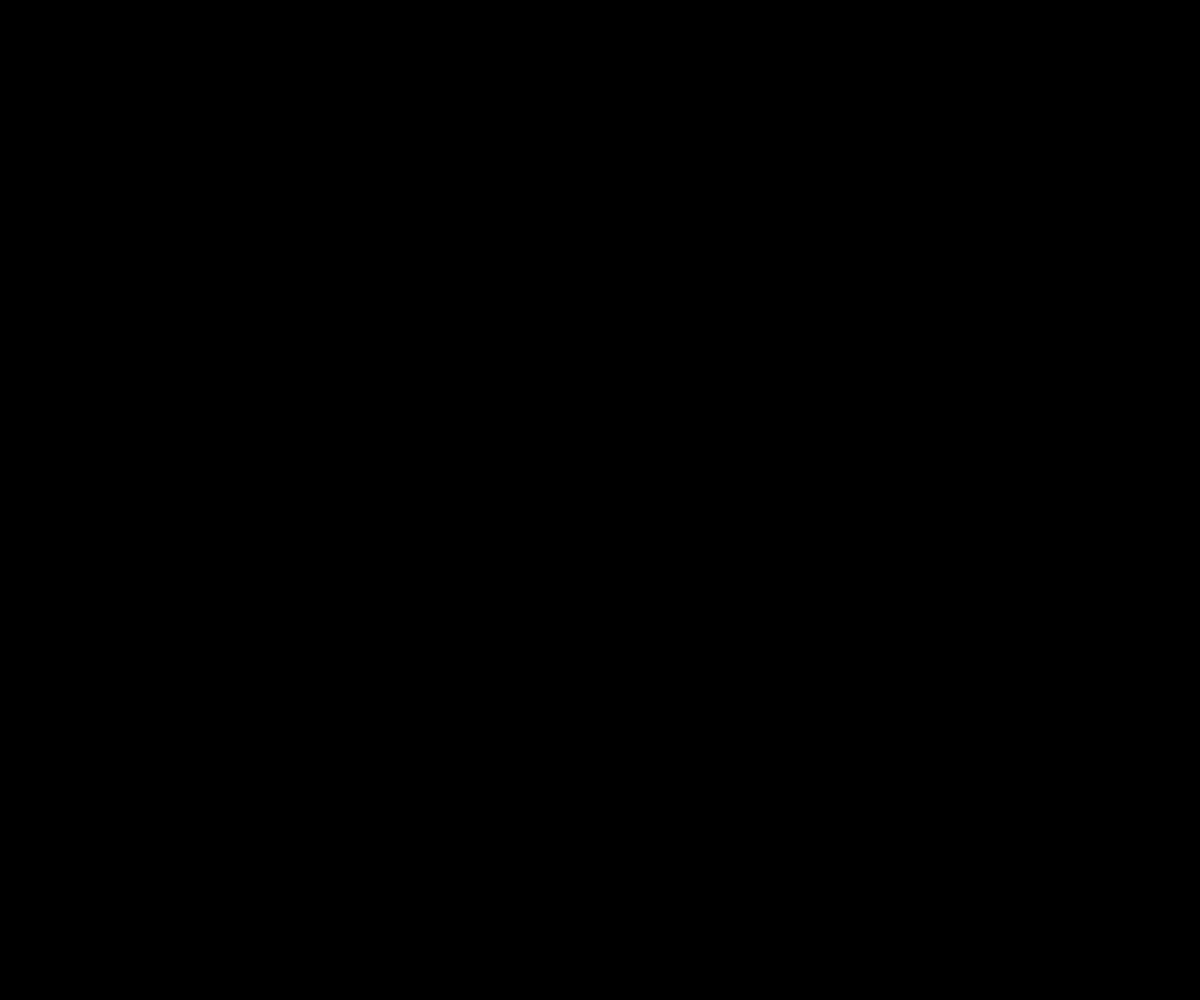
Frame 1 (no input)
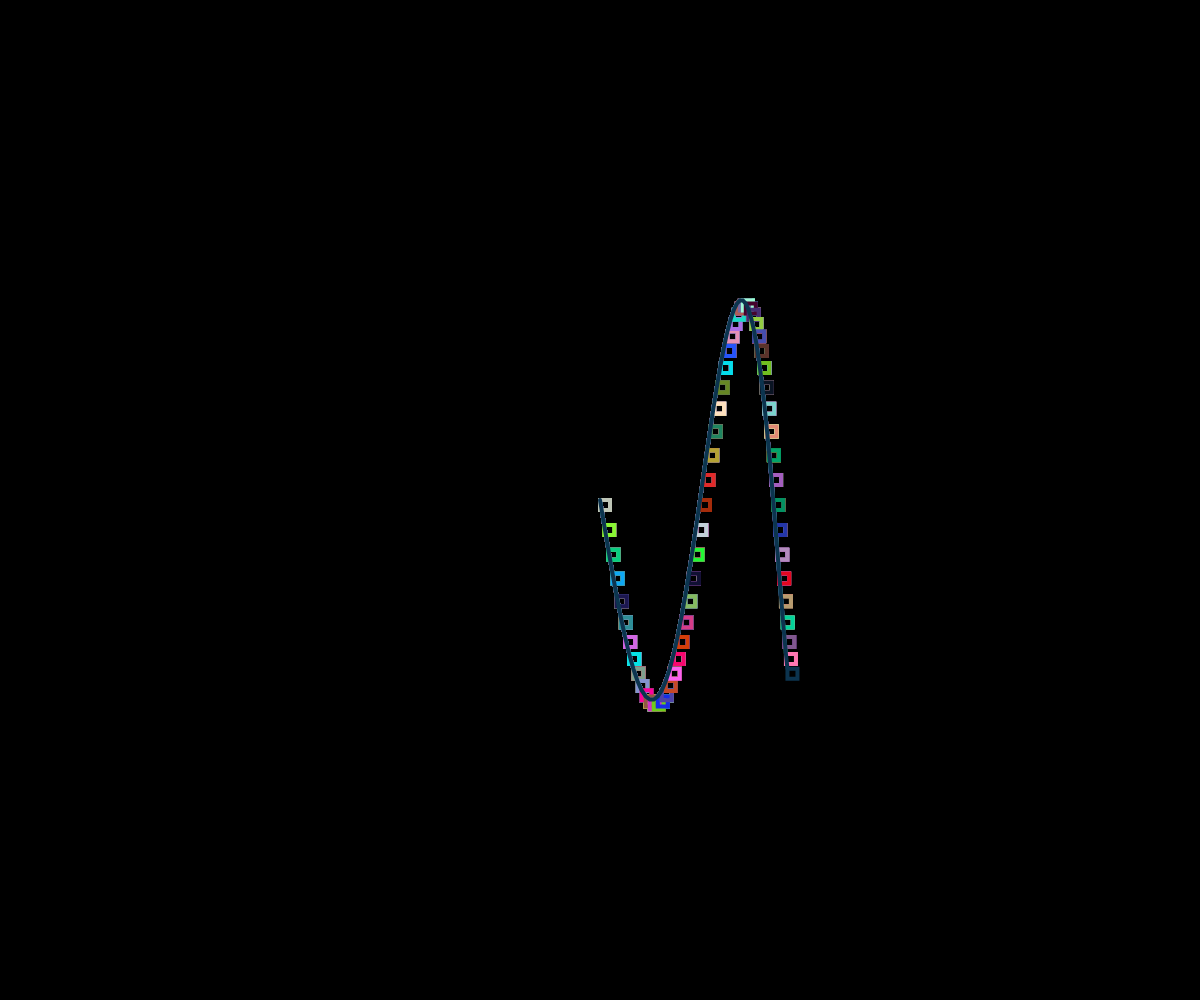
Frame 60 (no input)
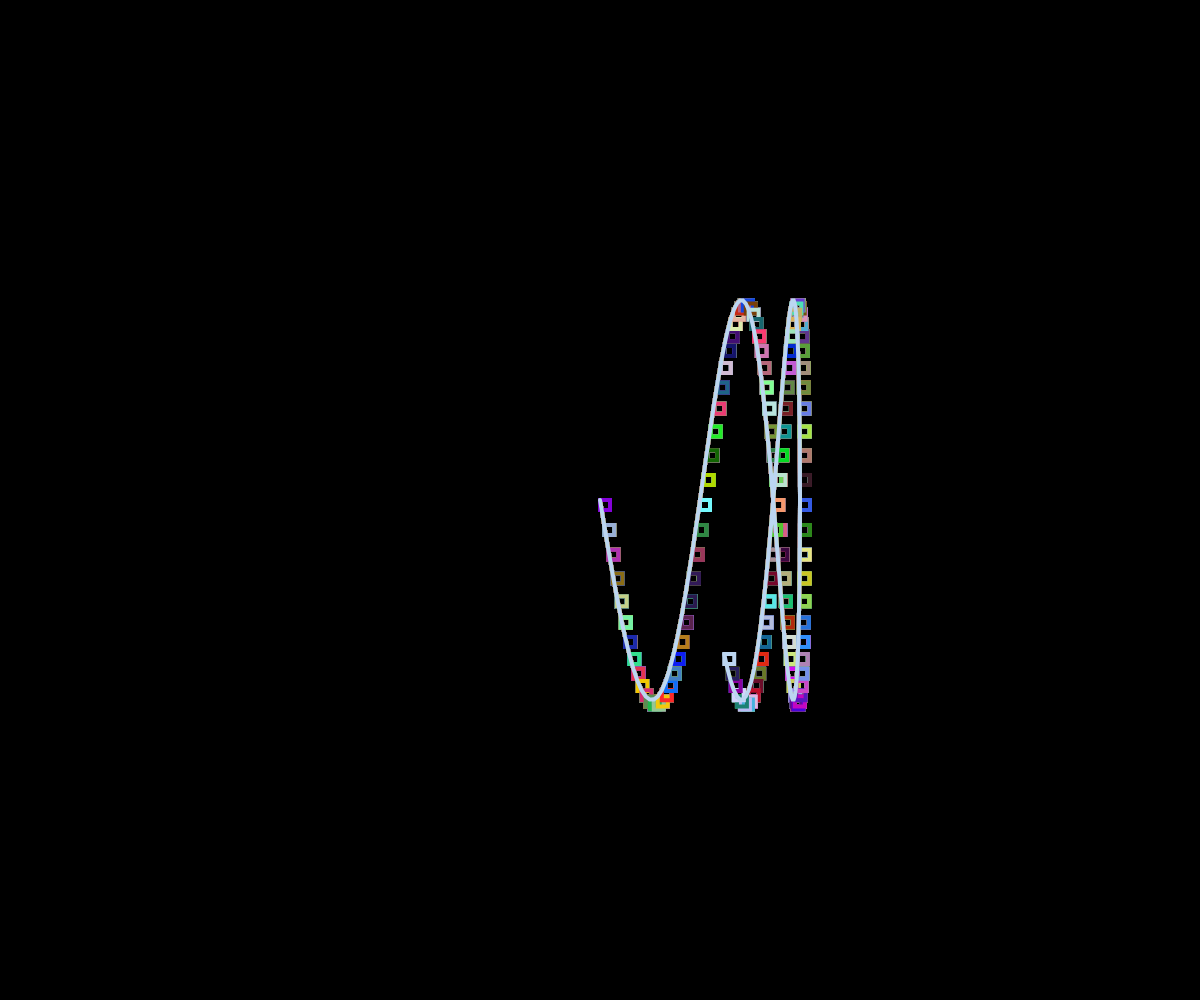
Frame 120 (the mouse pressed at the canvas centre since frame 60)

The p5.js sketch that drew these frames (run headless with seeded random() and noise() and a simulated clock; from frame 60 on, the mouse is pressed at the canvas centre):

// p5.js sketch
// ── sketch.js
var waveLengthOne = 50.0;
var waveLengthTwo = 300.0;
var pointCount = 0;
var angle = 1.0;
var amplitude = 200;

function setup(){
  createCanvas(windowWidth,windowHeight);
  background (0);
}
function draw(){
    strokeWeight(4);
translate(width/2, height/2);
beginShape();
  for(var i=0; i < pointCount; i++){
  angle = i / waveLengthOne * TWO_PI;
  var y = sin(angle)* amplitude;
  
  angle = i / waveLengthTwo * TWO_PI;
  var x = sin(angle)* amplitude;
  stroke(random(255),random(255),random(255));
  noFill();
  rect(x,y,10,10);
  vertex(x,y); }
  
endShape();
  pointCount++;
    }
